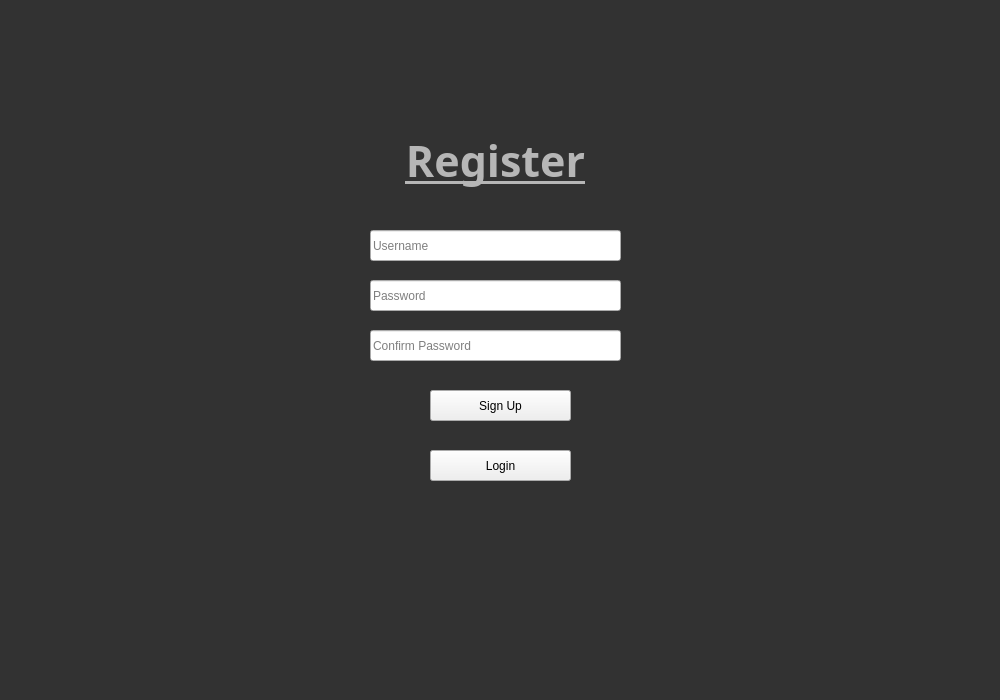
<?xml version="1.0" encoding="UTF-8"?>
<ui version="4.0">
 <class>Form</class>
 <widget class="QWidget" name="Signup">
  <property name="geometry">
   <rect>
    <x>0</x>
    <y>0</y>
    <width>1000</width>
    <height>700</height>
   </rect>
  </property>
  <property name="windowTitle">
   <string>Form</string>
  </property>
  <widget class="QLineEdit" name="confirmPass">
   <property name="geometry">
    <rect>
     <x>370</x>
     <y>330</y>
     <width>251</width>
     <height>31</height>
    </rect>
   </property>
   <property name="placeholderText">
    <string>Confirm Password</string>
   </property>
  </widget>
  <widget class="QPushButton" name="signupb">
   <property name="geometry">
    <rect>
     <x>430</x>
     <y>390</y>
     <width>141</width>
     <height>31</height>
    </rect>
   </property>
   <property name="text">
    <string>Sign Up</string>
   </property>
  </widget>
  <widget class="QPushButton" name="loginb">
   <property name="geometry">
    <rect>
     <x>430</x>
     <y>450</y>
     <width>141</width>
     <height>31</height>
    </rect>
   </property>
   <property name="text">
    <string>Login</string>
   </property>
  </widget>
  <widget class="QLineEdit" name="password">
   <property name="geometry">
    <rect>
     <x>370</x>
     <y>280</y>
     <width>251</width>
     <height>31</height>
    </rect>
   </property>
   <property name="placeholderText">
    <string>Password</string>
   </property>
  </widget>
  <widget class="QLineEdit" name="username">
   <property name="geometry">
    <rect>
     <x>370</x>
     <y>230</y>
     <width>251</width>
     <height>31</height>
    </rect>
   </property>
   <property name="placeholderText">
    <string>Username</string>
   </property>
  </widget>
  <widget class="QLabel" name="label">
   <property name="geometry">
    <rect>
     <x>390</x>
     <y>120</y>
     <width>211</width>
     <height>81</height>
    </rect>
   </property>
   <property name="font">
    <font>
     <family>Sitka Subheading Semibold</family>
     <pointsize>32</pointsize>
     <weight>75</weight>
     <bold>true</bold>
     <underline>true</underline>
    </font>
   </property>
   <property name="styleSheet">
    <string notr="true">color: rgb(182, 182, 182)</string>
   </property>
   <property name="text">
    <string>Register</string>
   </property>
   <property name="textFormat">
    <enum>Qt::PlainText</enum>
   </property>
   <property name="alignment">
    <set>Qt::AlignCenter</set>
   </property>
  </widget>
  <widget class="QWidget" name="widget" native="true">
   <property name="geometry">
    <rect>
     <x>0</x>
     <y>0</y>
     <width>1000</width>
     <height>700</height>
    </rect>
   </property>
   <property name="styleSheet">
    <string notr="true">background-color: rgb(50, 50, 50)</string>
   </property>
  </widget>
  <zorder>widget</zorder>
  <zorder>confirmPass</zorder>
  <zorder>signupb</zorder>
  <zorder>loginb</zorder>
  <zorder>password</zorder>
  <zorder>username</zorder>
  <zorder>label</zorder>
 </widget>
 <tabstops>
  <tabstop>signupb</tabstop>
  <tabstop>confirmPass</tabstop>
  <tabstop>username</tabstop>
  <tabstop>password</tabstop>
  <tabstop>loginb</tabstop>
 </tabstops>
 <resources/>
 <connections/>
</ui>
